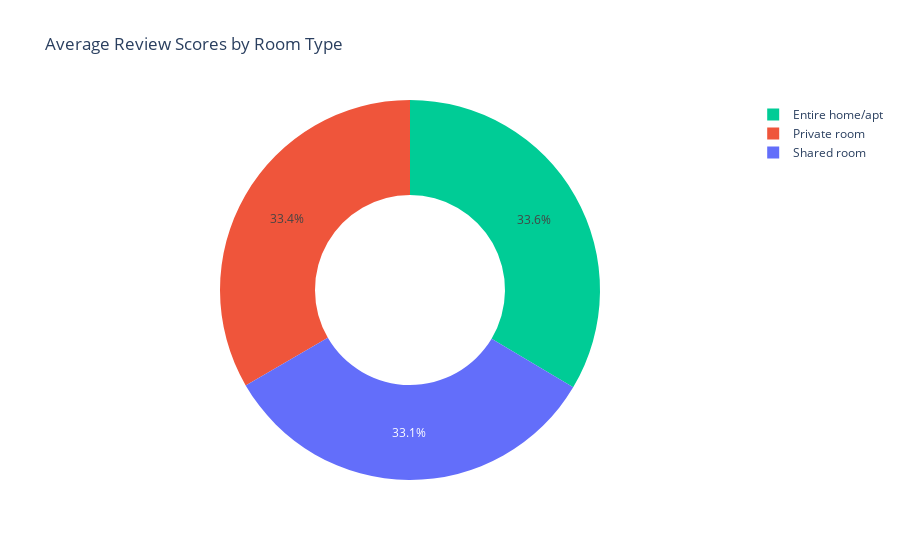

The code cell stored with this chart in its notebook:
### Code cell
# Average review scores for each room type
# Calculate the average review score for each room type using pivot_table
df1 = df_airbnb.pivot_table(index="Room_type", values="Review_scores", aggfunc="mean").reset_index()

# Sort the DataFrame by review scores in ascending order
df2 = df1.sort_values(by="Review_scores")
fig = px.pie(data_frame=df2,names="Room_type",values="Review_scores", title='Average Review Scores by Room Type',hole=0.5,color="Room_type")
fig.show()

### Figure 1 — Plotly figure (JSON) as saved in the notebook; plotly's stock layout.template omitted (floating-point values rounded to 4 significant figures)
{"data": [{"customdata": [["Shared room"], ["Private room"], ["Entire home/apt"]], "domain": {"x": [0, 1], "y": [0, 1]}, "hole": 0.5, "hovertemplate": "Room_type=%{customdata[0]}<br>Review_scores=%{value}<extra></extra>", "labels": ["Shared room", "Private room", "Entire home/apt"], "legendgroup": "", "marker": {"colors": ["#636efa", "#EF553B", "#00cc96"]}, "name": "", "showlegend": true, "type": "pie", "values": [92.45, 93.29, 93.82]}], "layout": {"legend": {"tracegroupgap": 0}, "title": {"text": "Average Review Scores by Room Type"}}}
